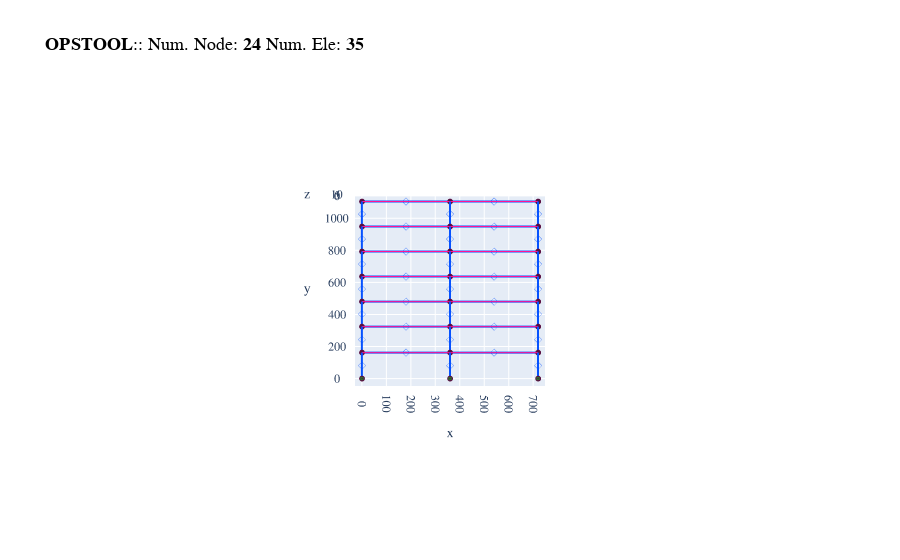

The code cell stored with this chart in its notebook:
### Markdown cell above
You can also use the following code to visualize the model by using ``Plotly``:

### Code cell
opst.vis.plotly.set_plot_props(line_width=4, point_size=2)
fig = opst.vis.plotly.plot_model()
fig.write_html("model.html")
fig.show()

### Figure 1 — Plotly figure (JSON) as saved in the notebook; plotly's stock layout.template omitted (floating-point values rounded to 4 significant figures)
{"data": [{"connectgaps": false, "hoverinfo": "skip", "line": {"color": "#0652ff", "width": 4}, "mode": "lines", "name": "ElasticBeam2d", "type": "scatter3d", "x": [0, 0, null, 0, 0, null, 0, 0, null, 0, 0, null, 0, 0, null, 0, 0, null, 0, 0, null, 360, 360, null, 360, 360, null, 360, 360, null, 360, 360, null, 360, 360, null, 360, 360, null, 360, 360, null, 720, 720, null, 720, 720, null, 720, 720, null, 720, 720, null, 720, 720, null, 720, 720, null, 720, 720, null, 0, 360, null, 0, 360, null, 0, 360, null, 0, 360, null, 0, 360, null, 0, 360, null, 0, 360, null, 360, 720, null, 360, 720, null, 360, 720, null, 360, 720, null, 360, 720, null, 360, 720, null, 360, 720, null], "y": [0, 162, null, 162, 324, null, 324, 480, null, 480, 636, null, 636, 792, null, 792, 948, null, 948, 1104, null, 0, 162, null, 162, 324, null, 324, 480, null, 480, 636, null, 636, 792, null, 792, 948, null, 948, 1104, null, 0, 162, null, 162, 324, null, 324, 480, null, 480, 636, null, 636, 792, null, 792, 948, null, 948, 1104, null, 162, 162, null, 324, 324, null, 480, 480, null, 636, 636, null, 792, 792, null, 948, 948, null, 1104, 1104, null, 162, 162, null, 324, 324, null, 480, 480, null, 636, 636, null, 792, 792, null, 948, 948, null, 1104, 1104, null], "z": [0, 0, null, 0, 0, null, 0, 0, null, 0, 0, null, 0, 0, null, 0, 0, null, 0, 0, null, 0, 0, null, 0, 0, null, 0, 0, null, 0, 0, null, 0, 0, null, 0, 0, null, 0, 0, null, 0, 0, null, 0, 0, null, 0, 0, null, 0, 0, null, 0, 0, null, 0, 0, null, 0, 0, null, 0, 0, null, 0, 0, null, 0, 0, null, 0, 0, null, 0, 0, null, 0, 0, null, 0, 0, null, 0, 0, null, 0, 0, null, 0, 0, null, 0, 0, null, 0, 0, null, 0, 0, null, 0, 0, null]}, {"customdata": ["eleTag: 1<br>connectedNodes:<br> [1 4]", "eleTag: 2<br>connectedNodes:<br> [4 7]", "eleTag: 3<br>connectedNodes:<br> [ 7 10]", "eleTag: 4<br>connectedNodes:<br> [10 13]", "eleTag: 5<br>connectedNodes:<br> [13 16]", "eleTag: 6<br>connectedNodes:<br> [16 19]", "eleTag: 7<br>connectedNodes:<br> [19 22]", "eleTag: 8<br>connectedNodes:<br> [2 5]", "eleTag: 9<br>connectedNodes:<br> [5 8]", "eleTag: 10<br>connectedNodes:<br> [ 8 11]", "eleTag: 11<br>connectedNodes:<br> [11 14]", "eleTag: 12<br>connectedNodes:<br> [14 17]", "eleTag: 13<br>connectedNodes:<br> [17 20]", "eleTag: 14<br>connectedNodes:<br> [20 23]", "eleTag: 15<br>connectedNodes:<br> [3 6]", "eleTag: 16<br>connectedNodes:<br> [6 9]", "eleTag: 17<br>connectedNodes:<br> [ 9 12]", "eleTag: 18<br>connectedNodes:<br> [12 15]", "eleTag: 19<br>connectedNodes:<br> [15 18]", "eleTag: 20<br>connectedNodes:<br> [18 21]", "eleTag: 21<br>connectedNodes:<br> [21 24]", "eleTag: 22<br>connectedNodes:<br> [4 5]", "eleTag: 23<br>connectedNodes:<br> [7 8]", "eleTag: 24<br>connectedNodes:<br> [10 11]", "eleTag: 25<br>connectedNodes:<br> [13 14]", "eleTag: 26<br>connectedNodes:<br> [16 17]", "eleTag: 27<br>connectedNodes:<br> [19 20]", "eleTag: 28<br>connectedNodes:<br> [22 23]", "eleTag: 29<br>connectedNodes:<br> [5 6]", "eleTag: 30<br>connectedNodes:<br> [8 9]", "eleTag: 31<br>connectedNodes:<br> [11 12]", "eleTag: 32<br>connectedNodes:<br> [14 15]", "eleTag: 33<br>connectedNodes:<br> [17 18]", "eleTag: 34<br>connectedNodes:<br> [20 21]", "eleTag: 35<br>connectedNodes:<br> [23 24]"], "hovertemplate": "%{customdata}", "marker": {"color": "#0652ff", "size": 2, "symbol": "diamond-open"}, "mode": "markers", "name": "ElasticBeam2d", "type": "scatter3d", "x": [0, 0, 0, 0, 0, 0, 0, 360, 360, 360, 360, 360, 360, 360, 720, 720, 720, 720, 720, 720, 720, 180, 180, 180, 180, 180, 180, 180, 540, 540, 540, 540, 540, 540, 540], "y": [81, 243, 402, 558, 714, 870, 1026, 81, 243, 402, 558, 714, 870, 1026, 81, 243, 402, 558, 714, 870, 1026, 162, 324, 480, 636, 792, 948, 1104, 162, 324, 480, 636, 792, 948, 1104], "z": [0, 0, 0, 0, 0, 0, 0, 0, 0, 0, 0, 0, 0, 0, 0, 0, 0, 0, 0, 0, 0, 0, 0, 0, 0, 0, 0, 0, 0, 0, 0, 0, 0, 0, 0]}, {"customdata": ["1", "2", "3", "4", "5", "6", "7", "8", "9", "10", "11", "12", "13", "14", "15", "16", "17", "18", "19", "20", "21", "22", "23", "24"], "hovertemplate": "x: %{x}<br>y: %{y}<br>z: %{z} <br>nodeTag: %{customdata}", "marker": {"color": "#580f41", "size": 2, "symbol": "circle"}, "mode": "markers", "name": "Nodes", "type": "scatter3d", "x": [0, 360, 720, 0, 360, 720, 0, 360, 720, 0, 360, 720, 0, 360, 720, 0, 360, 720, 0, 360, 720, 0, 360, 720], "y": [0, 0, 0, 162, 162, 162, 324, 324, 324, 480, 480, 480, 636, 636, 636, 792, 792, 792, 948, 948, 948, 1104, 1104, 1104], "z": [0, 0, 0, 0, 0, 0, 0, 0, 0, 0, 0, 0, 0, 0, 0, 0, 0, 0, 0, 0, 0, 0, 0, 0]}, {"connectgaps": false, "hoverinfo": "skip", "line": {"color": "#15b01a", "width": 1}, "mode": "lines", "name": "BC", "type": "scatter3d", "x": [0, 0, 0, 0, 0, null, -5.52, 5.52, 5.52, -5.52, -5.52, null, -5.52, 5.52, 5.52, -5.52, -5.52, null, 360, 360, 360, 360, 360, null, 354.5, 365.5, 365.5, 354.5, 354.5, null, 354.5, 365.5, 365.5, 354.5, 354.5, null, 720, 720, 720, 720, 720, null, 714.5, 725.5, 725.5, 714.5, 714.5, null, 714.5, 725.5, 725.5, 714.5, 714.5, null], "y": [-11.04, 0, 0, -11.04, -11.04, null, -5.52, -5.52, -5.52, -5.52, -5.52, null, -11.04, -11.04, 0, 0, -11.04, null, -11.04, 0, 0, -11.04, -11.04, null, -5.52, -5.52, -5.52, -5.52, -5.52, null, -11.04, -11.04, 0, 0, -11.04, null, -11.04, 0, 0, -11.04, -11.04, null, -5.52, -5.52, -5.52, -5.52, -5.52, null, -11.04, -11.04, 0, 0, -11.04, null], "z": [0, 0, 11.04, 11.04, 0, null, 0, 0, 11.04, 11.04, 0, null, 5.52, 5.52, 5.52, 5.52, 5.52, null, 0, 0, 11.04, 11.04, 0, null, 0, 0, 11.04, 11.04, 0, null, 5.52, 5.52, 5.52, 5.52, 5.52, null, 0, 0, 11.04, 11.04, 0, null, 0, 0, 11.04, 11.04, 0, null, 5.52, 5.52, 5.52, 5.52, 5.52, null]}, {"connectgaps": false, "hoverinfo": "skip", "line": {"color": "#FF1493", "width": 2}, "mode": "lines", "name": "mp constraint", "type": "scatter3d", "x": [360, 0, null, 360, 720, null, 360, 0, null, 360, 720, null, 360, 0, null, 360, 720, null, 360, 0, null, 360, 720, null, 360, 0, null, 360, 720, null, 360, 0, null, 360, 720, null, 360, 0, null, 360, 720, null], "y": [162, 162, null, 162, 162, null, 324, 324, null, 324, 324, null, 480, 480, null, 480, 480, null, 636, 636, null, 636, 636, null, 792, 792, null, 792, 792, null, 948, 948, null, 948, 948, null, 1104, 1104, null, 1104, 1104, null], "z": [0, 0, null, 0, 0, null, 0, 0, null, 0, 0, null, 0, 0, null, 0, 0, null, 0, 0, null, 0, 0, null, 0, 0, null, 0, 0, null, 0, 0, null, 0, 0, null, 0, 0, null, 0, 0, null]}], "layout": {"autosize": true, "font": {"family": "Arial, sans-serif"}, "scene": {"camera": {"eye": {"x": 0, "y": -0.1, "z": 10}, "projection": {"type": "orthographic"}}}, "showlegend": false, "title": {"font": {"color": "black", "family": "courier", "size": 18}, "text": "<b>OPSTOOL</b>:: Num. Node: <b>24</b> Num. Ele: <b>35</b>"}}}
